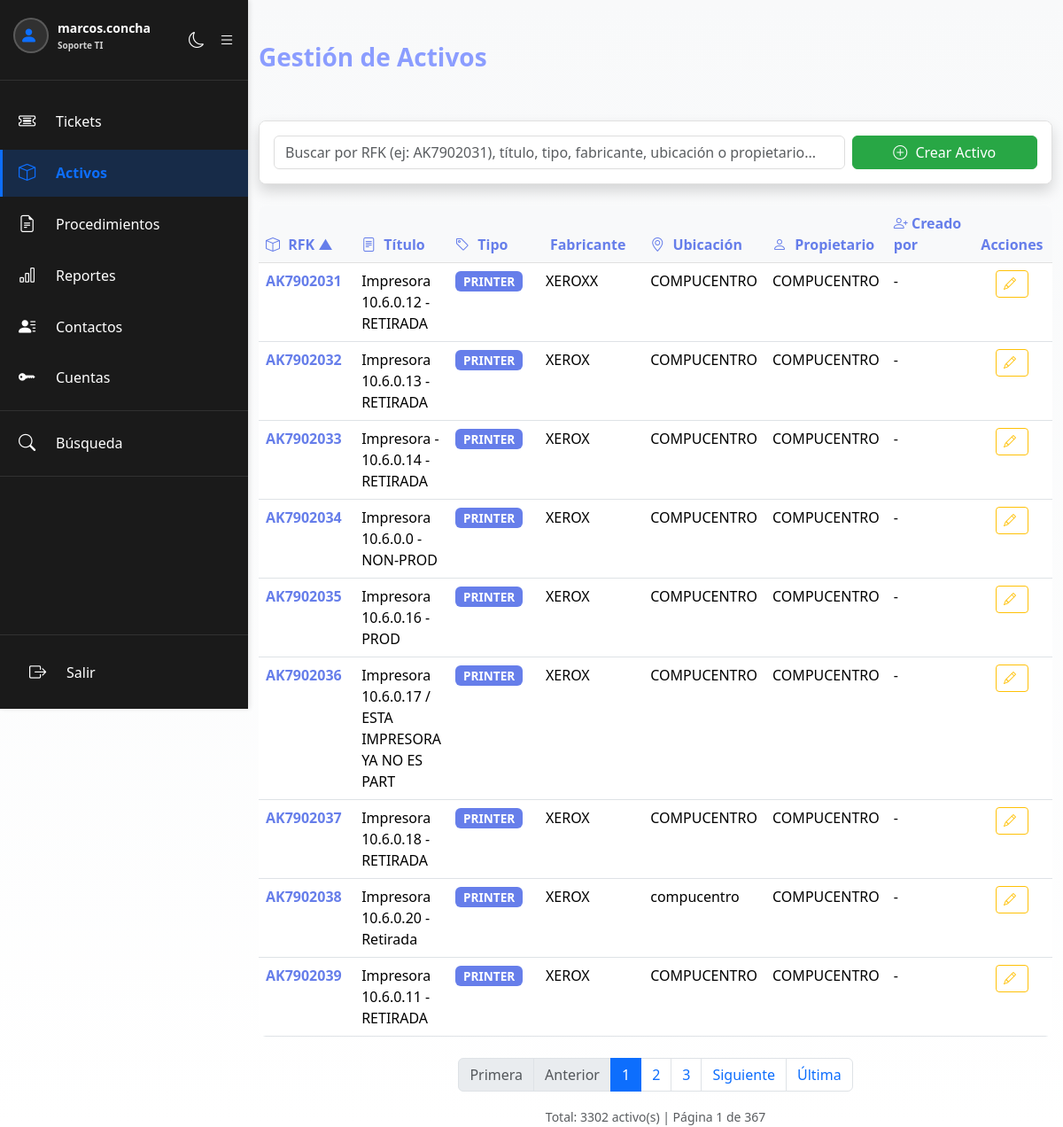
The page /activos.php (signed in) on the database its author committed.
### tables this page shows
CREATE TABLE `activos` (
  `id` int(10) unsigned NOT NULL AUTO_INCREMENT,
  `rfk` varchar(20) NOT NULL,
  `titulo` varchar(255) NOT NULL,
  `usuario_creado_por` varchar(255) DEFAULT NULL,
  `fecha_creacion` timestamp NOT NULL DEFAULT current_timestamp(),
  `usuario_modificado_por` varchar(255) DEFAULT NULL,
  `fecha_ultima_modificacion` timestamp NOT NULL DEFAULT current_timestamp() ON UPDATE current_timestamp(),
  `descripcion` text DEFAULT NULL,
  `propietario` varchar(150) DEFAULT NULL,
  `tipo` varchar(100) DEFAULT NULL,
  `fabricante` varchar(150) DEFAULT NULL,
  `modelo` varchar(150) DEFAULT NULL,
  `serie` varchar(150) DEFAULT NULL,
  `ubicacion` varchar(150) DEFAULT NULL,
  `fallas_activas` text DEFAULT NULL,
  PRIMARY KEY (`id`),
  UNIQUE KEY `uk_rfk` (`rfk`)
);

### activos.php (the view, shortened to what this page needs)
<?php
require_once 'includes/config.php';
$activos = [];
$busqueda = $_GET["buscar"] ?? "";
$pagina = max(1, (int)($_GET["pagina"] ?? 1));
$orden = $_GET["orden"] ?? "rfk";
$direccion = $_GET["dir"] ?? "ASC";
$activos_por_pagina = 9;
$offset = ($pagina - 1) * $activos_por_pagina;
$total_activos = 0;
$total_paginas = 1;
try {
    $params = [];
    $where = "1=1";
    $sql_count = "SELECT COUNT(*) as total FROM activos WHERE " . $where;
    $stmt_count = $conexion->prepare($sql_count);
    $stmt_count->execute($params);
    $total_activos = $stmt_count->fetch(PDO::FETCH_ASSOC)['total'];
    $orden_map = [
        'rfk' => 'rfk',
        'titulo' => 'titulo',
        'tipo' => 'tipo',
        'fabricante' => 'fabricante',
        'ubicacion' => 'ubicacion',
        'propietario' => 'propietario'
    ];
    $columna_orden = $orden_map[$orden];
    $sql = "SELECT * FROM activos WHERE " . $where . " ORDER BY " . $columna_orden . " " . $direccion . " LIMIT " . intval($activos_por_pagina) . " OFFSET " . intval($offset);
    $stmt = $conexion->prepare($sql);
    $stmt->execute($params);
    $activos = $stmt->fetchAll(PDO::FETCH_ASSOC);
    $total_paginas = ceil($total_activos / $activos_por_pagina);
} catch (PDOException $e) {
    $error = "Error al obtener activos: " . $e->getMessage();
}
?>
<!DOCTYPE html>
<html lang="es" id="htmlRoot">
<head>
    <link href="https://cdn.jsdelivr.net/npm/bootstrap@5.3.8/dist/css/bootstrap.min.css" rel="stylesheet">
    <link rel="stylesheet" href="https://cdn.jsdelivr.net/npm/bootstrap-icons@1.11.3/font/bootstrap-icons.min.css">
    <link href="css/dark-mode.css" rel="stylesheet">
</head>
<body>
    <?php include 'includes/sidebar.php'; ?>
    <div class="container mt-5">
        <div class="row mb-4">
            <div class="col-md-12">
                <h2><i"></i> Gestión de Activos</h2>
            </div>
        </div>
        <div class="card shadow mb-4">
            <div class="card-body">
                <div class="row g-2">
                    <div class="col-md-9">
                        <input type="text" id="searchActivos" class="form-control" placeholder="Buscar por RFK (ej: AK7902031), título, tipo, fabricante, ubicación o propietario..." value="<?php echo htmlspecialchars($busqueda); ?>">
                    </div>
                    <div class="col-md-3">
                        <?php if (!empty($busqueda)): ?>
                            <a href="activos.php" class="btn btn-secondary w-100"><i class="bi bi-x-circle"></i> Limpiar</a>
                        <?php else: ?>
                            <a href="crear_activo.php" class="btn btn-success w-100"><i class="bi bi-plus-circle"></i> Crear Activo</a>
                        <?php endif; ?>
                    </div>
                </div>
            </div>
        </div>
        <?php if (empty($activos)): ?>
            <div class="alert alert-info">
                <?php echo !empty($busqueda) ? "No se encontraron activos con esa búsqueda" : "No hay activos aún"; ?>
            </div>
        <?php else: ?>
            <div class="table-responsive" style="border-radius: 8px; overflow: hidden;">
                <table class="table table-hover mb-0">
                    <thead>
                        <tr>
                            <th style="width: 120px;"><a href="?orden=rfk&dir=<?php echo $orden === 'rfk' && $direccion === 'ASC' ? 'DESC' : 'ASC'; ?><?php echo !empty($busqueda) ? '&buscar=' . urlencode($busqueda) : ''; ?>&pagina=1" style="text-decoration: none; color: inherit;"><i class="bi bi-box"></i> RFK <?php echo $orden === 'rfk' ? ($direccion === 'ASC' ? '▲' : '▼') : ''; ?></a></th>
                            <th><a href="?orden=titulo&dir=<?php echo $orden === 'titulo' && $direccion === 'ASC' ? 'DESC' : 'ASC'; ?><?php echo !empty($busqueda) ? '&buscar=' . urlencode($busqueda) : ''; ?>&pagina=1" style="text-decoration: none; color: inherit;"><i class="bi bi-file-text"></i> Título <?php echo $orden === 'titulo' ? ($direccion === 'ASC' ? '▲' : '▼') : ''; ?></a></th>
                            <th style="width: 120px;"><a href="?orden=tipo&dir=<?php echo $orden === 'tipo' && $direccion === 'ASC' ? 'DESC' : 'ASC'; ?><?php echo !empty($busqueda) ? '&buscar=' . urlencode($busqueda) : ''; ?>&pagina=1" style="text-decoration: none; color: inherit;"><i class="bi bi-tag"></i> Tipo <?php echo $orden === 'tipo' ? ($direccion === 'ASC' ? '▲' : '▼') : ''; ?></a></th>
                            <th style="width: 140px;"><a href="?orden=fabricante&dir=<?php echo $orden === 'fabricante' && $direccion === 'ASC' ? 'DESC' : 'ASC'; ?><?php echo !empty($busqueda) ? '&buscar=' . urlencode($busqueda) : ''; ?>&pagina=1" style="text-decoration: none; color: inherit;"><i class="bi bi-industry"></i> Fabricante <?php echo $orden === 'fabricante' ? ($direccion === 'ASC' ? '▲' : '▼') : ''; ?></a></th>
                            <th style="width: 140px;"><a href="?orden=ubicacion&dir=<?php echo $orden === 'ubicacion' && $direccion === 'ASC' ? 'DESC' : 'ASC'; ?><?php echo !empty($busqueda) ? '&buscar=' . urlencode($busqueda) : ''; ?>&pagina=1" style="text-decoration: none; color: inherit;"><i class="bi bi-geo-alt"></i> Ubicación <?php echo $orden === 'ubicacion' ? ($direccion === 'ASC' ? '▲' : '▼') : ''; ?></a></th>
                            <th style="width: 120px;"><a href="?orden=propietario&dir=<?php echo $orden === 'propietario' && $direccion === 'ASC' ? 'DESC' : 'ASC'; ?><?php echo !empty($busqueda) ? '&buscar=' . urlencode($busqueda) : ''; ?>&pagina=1" style="text-decoration: none; color: inherit;"><i class="bi bi-person"></i> Propietario <?php echo $orden === 'propietario' ? ($direccion === 'ASC' ? '▲' : '▼') : ''; ?></a></th>
                            <th style="width: 140px;"><i class="bi bi-person-plus"></i> Creado por</th>
                            <th style="width: 100px; text-align: center;">Acciones</th>
                        </tr>
                    </thead>
                    <tbody>
                        <?php foreach ($activos as $activo): ?>
                            <tr style="cursor: pointer;" onclick="window.location='ver_activo.php?id=<?php echo htmlspecialchars($activo['id']); ?>'">
                                <td><strong style="color: #667eea;"><?php echo htmlspecialchars($activo["rfk"]); ?></strong></td>
                                <td><?php echo htmlspecialchars(substr($activo["titulo"], 0, 50)); ?></td>
                                <td><span class="badge" style="background-color: #667eea; color: white;"><?php echo htmlspecialchars($activo["tipo"]); ?></span></td>
                                <td><?php echo htmlspecialchars($activo["fabricante"]); ?></td>
                                <td><?php echo htmlspecialchars($activo["ubicacion"]); ?></td>
                                <td><?php echo htmlspecialchars($activo["propietario"]); ?></td>
                                <td><?php echo htmlspecialchars($activo["usuario_creado_por"] ?? "-"); ?></td>
                                <td style="text-align: center;">
                                    <a href="editar_activo.php?id=<?php echo htmlspecialchars($activo["id"]); ?>" class="btn btn-sm btn-outline-warning" onclick="event.stopPropagation();"><i class="bi bi-pencil"></i></a>
                                </td>
                            </tr>
                        <?php endforeach; ?>
                    </tbody>
                </table>
            </div>
        <?php endif; ?>
        <?php if ($total_paginas > 1): ?>
            <nav aria-label="Paginación" class="mt-4">
                <ul class="pagination justify-content-center">
                    <li class="page-item <?php echo $pagina === 1 ? 'disabled' : ''; ?>">
                        <a class="page-link" href="?pagina=1<?php echo !empty($busqueda) ? '&buscar=' . urlencode($busqueda) : ''; ?>&orden=<?php echo $orden; ?>&dir=<?php echo $direccion; ?>">Primera</a>
                    </li>
                    <li class="page-item <?php echo $pagina === 1 ? 'disabled' : ''; ?>">
                        <a class="page-link" href="?pagina=<?php echo $pagina - 1; ?><?php echo !empty($busqueda) ? '&buscar=' . urlencode($busqueda) : ''; ?>&orden=<?php echo $orden; ?>&dir=<?php echo $direccion; ?>">Anterior</a>
                    </li>
                    <?php for ($i = max(1, $pagina - 2); $i <= min($total_paginas, $pagina + 2); $i++): ?>
                        <li class="page-item <?php echo $i === $pagina ? 'active' : ''; ?>">
                            <a class="page-link" href="?pagina=<?php echo $i; ?><?php echo !empty($busqueda) ? '&buscar=' . urlencode($busqueda) : ''; ?>&orden=<?php echo $orden; ?>&dir=<?php echo $direccion; ?>"><?php echo $i; ?></a>
                        </li>
                    <?php endfor; ?>
                    <li class="page-item <?php echo $pagina === $total_paginas ? 'disabled' : ''; ?>">
                        <a class="page-link" href="?pagina=<?php echo $pagina + 1; ?><?php echo !empty($busqueda) ? '&buscar=' . urlencode($busqueda) : ''; ?>&orden=<?php echo $orden; ?>&dir=<?php echo $direccion; ?>">Siguiente</a>
                    </li>
                    <li class="page-item <?php echo $pagina === $total_paginas ? 'disabled' : ''; ?>">
                        <a class="page-link" href="?pagina=<?php echo $total_paginas; ?><?php echo !empty($busqueda) ? '&buscar=' . urlencode($busqueda) : ''; ?>&orden=<?php echo $orden; ?>&dir=<?php echo $direccion; ?>">Última</a>
                    </li>
                </ul>
            </nav>
        <?php endif; ?>
        <div class="text-center text-muted mt-3">
            <small>Total: <?php echo $total_activos; ?> activo(s) | Página <?php echo $pagina; ?> de <?php echo $total_paginas; ?></small>
        </div>
    </div>
</body>
</html>

### rows shown on the page
activos: rfk "AK7902031", titulo "Impresora 10.6.0.12 - RETIRADA", tipo "PRINTER", fabricante "XEROXX", ubicacion "COMPUCENTRO", propietario "COMPUCENTRO", usuario_creado_por "-"
activos: rfk "AK7902032", titulo "Impresora 10.6.0.13 - RETIRADA", tipo "PRINTER", fabricante "XEROX", ubicacion "COMPUCENTRO", propietario "COMPUCENTRO", usuario_creado_por "-"
activos: rfk "AK7902033", titulo "Impresora - 10.6.0.14 - RETIRADA", tipo "PRINTER", fabricante "XEROX", ubicacion "COMPUCENTRO", propietario "COMPUCENTRO", usuario_creado_por "-"
activos: rfk "AK7902034", titulo "Impresora 10.6.0.0 - NON-PROD", tipo "PRINTER", fabricante "XEROX", ubicacion "COMPUCENTRO", propietario "COMPUCENTRO", usuario_creado_por "-"
activos: rfk "AK7902035", titulo "Impresora 10.6.0.16 - PROD", tipo "PRINTER", fabricante "XEROX", ubicacion "COMPUCENTRO", propietario "COMPUCENTRO", usuario_creado_por "-"
activos: rfk "AK7902036", titulo "Impresora 10.6.0.17 / ESTA IMPRESORA YA NO ES PART", tipo "PRINTER", fabricante "XEROX", ubicacion "COMPUCENTRO", propietario "COMPUCENTRO", usuario_creado_por "-"
activos: rfk "AK7902037", titulo "Impresora 10.6.0.18 - RETIRADA", tipo "PRINTER", fabricante "XEROX", ubicacion "COMPUCENTRO", propietario "COMPUCENTRO", usuario_creado_por "-"
activos: rfk "AK7902038", titulo "Impresora 10.6.0.20 - Retirada", tipo "PRINTER", fabricante "XEROX", ubicacion "compucentro", propietario "COMPUCENTRO", usuario_creado_por "-"
activos: rfk "AK7902039", titulo "Impresora 10.6.0.11 - RETIRADA", tipo "PRINTER", fabricante "XEROX", ubicacion "COMPUCENTRO", propietario "COMPUCENTRO", usuario_creado_por "-"

### other values the page prints
$_SESSION["username"] "marcos.concha"
traducirRol($_SESSION["role"] ?? "viewer") "Soporte TI"
$total_activos "3302"
$pagina "1"
$total_paginas "367"
